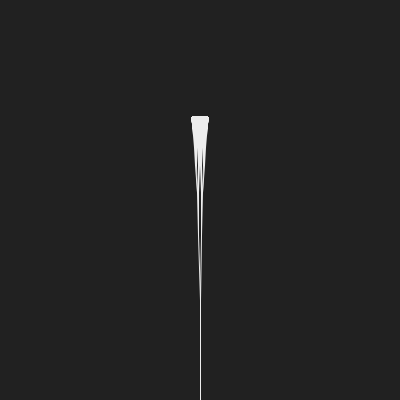
Frame 1 (no input)
Frame 60 (the mouse pressed at the canvas centre just before this capture): identical to frame 1, image omitted
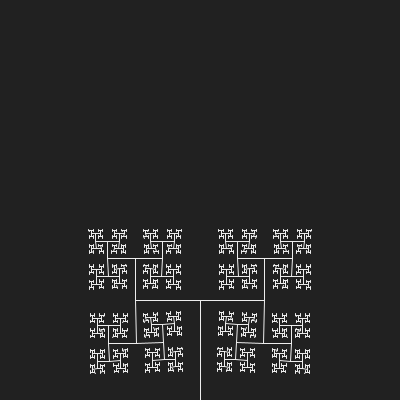
Frame 120 (the mouse held since frame 60 and released just before this capture)

The Processing sketch that drew these frames (run headless with seeded random() and noise(); from frame 60 on, the mouse is pressed at the canvas centre):

// Processing sketch: Recursion_Trees_01
// ── Recursion_Trees_01.pde
/*
 * Recursion Trees_01
 * Original Code : D.Shiffman
 * Book : Nature of Code
 * Eg.8.3 (Chapter 8)
 *
 */

////////////////////////// GLOBALS ///////////////////////////


////////////////////////// SETUP ///////////////////////////
void setup() {
  size(400, 400);
  smooth();
  background(33);
}

////////////////////////// DRAW ///////////////////////////

void draw() {
  randomSeed(1000);
  background(33);
  translate(width/2, height);
  float a = map(mouseX, 0, width*2, 1, 360);
  tree(100, a);
}



////////////////////////// FUNCTIONS ////////////////////
// Notre fonction avec les paramètres
// @param : _len > la longeur initiale de la branche
// @parame : _angle > l'angle de rotation de la branche (l'orientation droite/gauche)
void tree(float _len, float _angle) {
  float a = _angle;  
  stroke(237);
  
  line(0, 0, 0, -_len);
  // on bouge notre origine par la variable _len
  translate(0, -_len);

  if (_len >= 2) {    
    _len*=0.65;
    // on dessine la première branche de notre arbre à droite
    pushMatrix();
    rotate(radians(a));
    tree(_len, _angle); // divide by a factor to add some variation
    popMatrix();
    
     // ensuite notre branche à gauche
    pushMatrix();
    rotate(radians(-a));
    tree(_len, _angle);
    popMatrix();
  }
}
